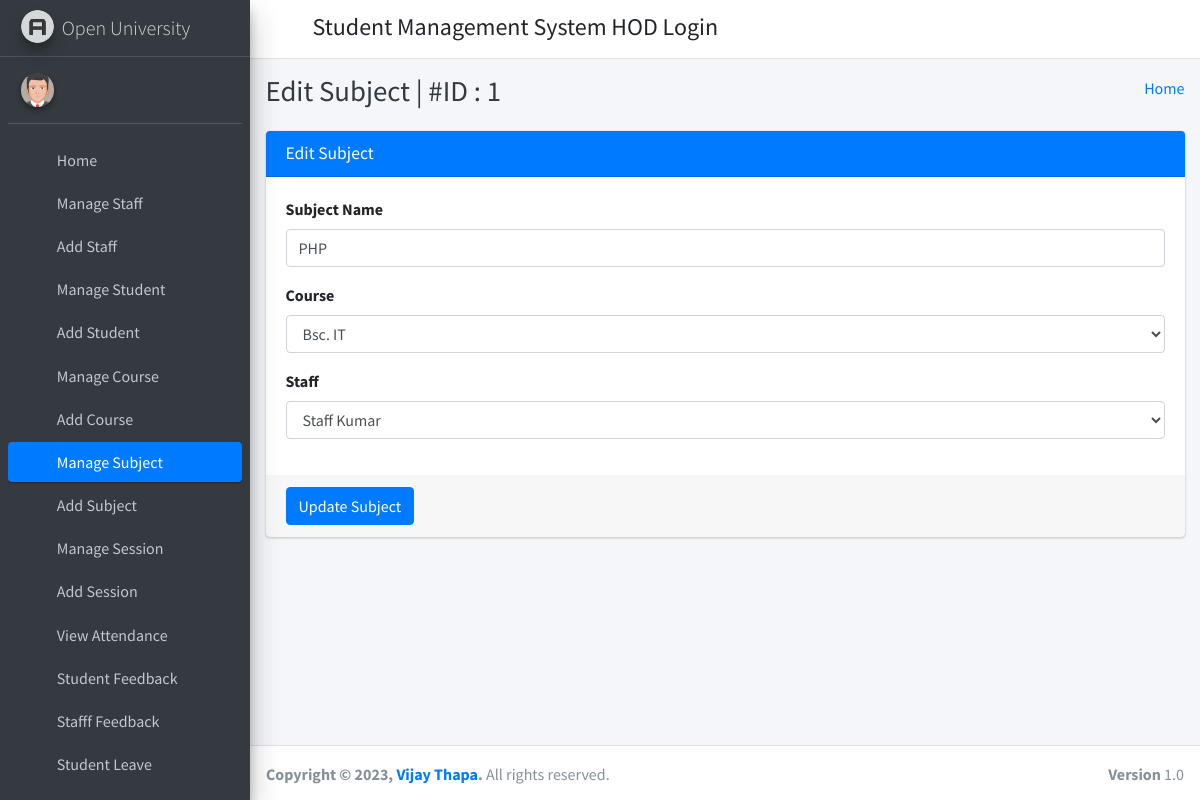
/edit_subject/1/ (signed in), run on the app's committed database.
### student_management_app/models.py (models this page shows)
class Subjects(models.Model):
    id =models.AutoField(primary_key=True)
    subject_name = models.CharField(max_length=255)
    course_id = models.ForeignKey(Courses, on_delete=models.CASCADE, default=1) #need to give defauult course
    staff_id = models.ForeignKey(CustomUser, on_delete=models.CASCADE)
    created_at = models.DateTimeField(auto_now_add=True)
    updated_at = models.DateTimeField(auto_now=True)
    objects = models.Manager()

class Courses(models.Model):
    id = models.AutoField(primary_key=True)
    course_name = models.CharField(max_length=255)
    created_at = models.DateTimeField(auto_now_add=True)
    updated_at = models.DateTimeField(auto_now=True)
    objects = models.Manager()

class CustomUser(AbstractUser):
    user_type_data = ((1, "HOD"), (2, "Staff"), (3, "Student"))
    user_type = models.CharField(default=1, choices=user_type_data, max_length=10)

### student_management_app/HodViews.py (the view)
# urls.py: path('edit_subject/<subject_id>/', HodViews.edit_subject, name="edit_subject"),
def edit_subject(request, subject_id):
    subject = Subjects.objects.get(id=subject_id)
    courses = Courses.objects.all()
    staffs = CustomUser.objects.filter(user_type='2')
    context = {
        "subject": subject,
        "courses": courses,
        "staffs": staffs,
        "id": subject_id
    }
    return render(request, 'hod_template/edit_subject_template.html', context)

### student_management_app/LoginCheckMiddleWare.py (called while the page is built, shortened)
    def process_view(self, request, view_func, view_args, view_kwargs):
        modulename = view_func.__module__
        user = request.user
        if user.is_authenticated:
            if user.user_type == "1":
                if modulename == "student_management_app.HodViews":
                    pass
                elif modulename == "student_management_app.views" or modulename == "django.views.static":
                    pass
                else:
                    return redirect("admin_home")
            else:
                return redirect("login")
        else:
            if request.path == reverse("login") or request.path == reverse("doLogin"):
                pass
            else:
                return redirect("login")

### student_management_app/templates/hod_template/edit_subject_template.html (shortened to what this page needs)
{% extends 'hod_template/base_template.html' %}
{% block page_title %}
    Edit Subject | #ID : {{ subject.id }}
{% endblock page_title %}
{% block main_content %}
{% load static %}
<section class="content">
        <div class="container-fluid">
            <div class="row">
                <div class="col-md-12">
                    <div class="card card-primary">
                    <div class="card-header">
                        <h3 class="card-title">Edit Subject</h3>
                    </div>
                    <form role="form" method="POST" action="{% url 'edit_subject_save' %}">
                        <div class="card-body">
                            <div class="form-group">
                                <label>Subject Name </label>
                                <input type="text" class="form-control" name="subject" value="{{ subject.subject_name }}">
                            </div>
                            <div class="form-group">
                                <label>Course </label>
                                <select class="form-control" name="course">
                                    {% for course in courses %}
                                        <option value="{{ course.id }}" {% if course.id == subject.course_id.id %} selected {% endif %}>{{ course.course_name }}</option>
                                    {% endfor %}
                                </select>
                            </div>
                            <div class="form-group">
                                <label>Staff </label>
                                <select class="form-control" name="staff">
                                    {% for staff in staffs %}
                                        <option value="{{ staff.id }}" {% if staff.id == subject.staff_id.id %} selected {% endif %}>{{ staff.first_name }} {{ staff.last_name }}</option>
                                    {% endfor %}
                                </select>
                            </div>
                        </div>
                        <div class="card-footer">
                        <button type="submit" class="btn btn-primary">Update Subject</button>
                        </div>
                    </form>
                    </div>
                </div>
            </div>
        </div>
      </section>
  {% endblock main_content %}

### data on the page
Subjects: id "1", subject "PHP", course "Bsc. IT", staff "Staff Kumar"
